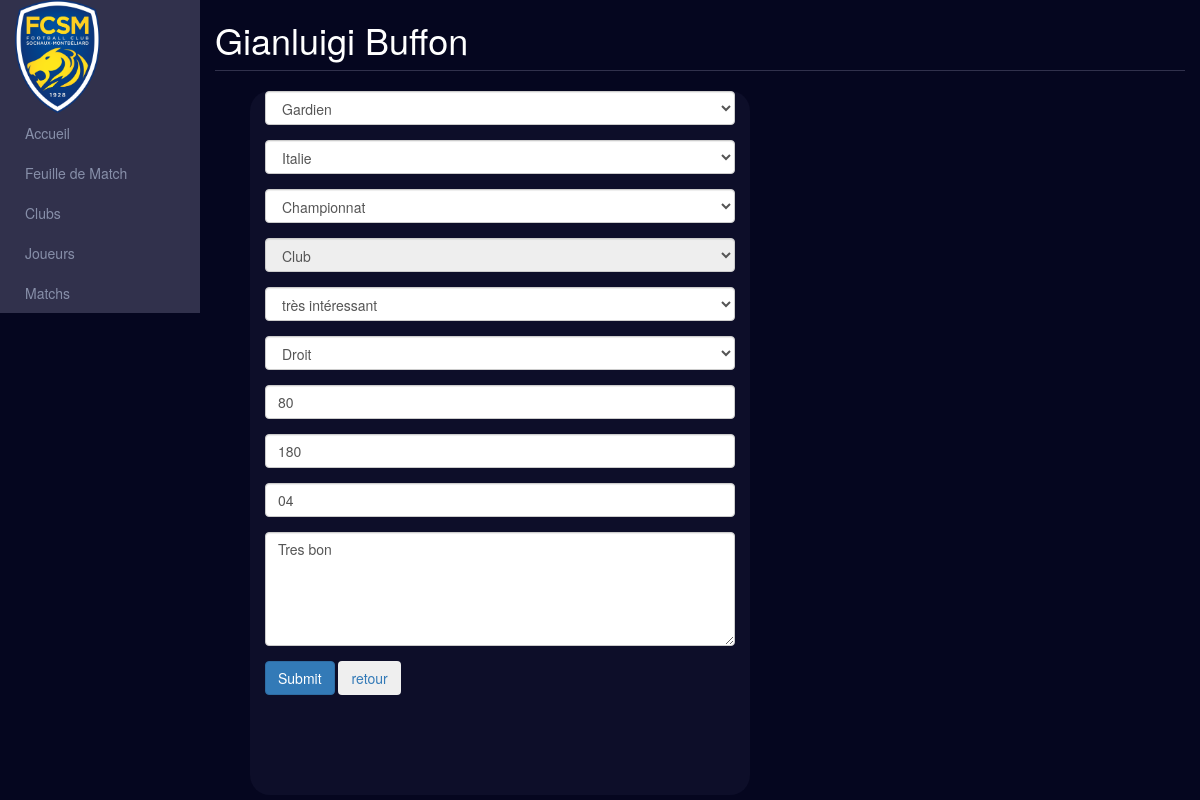
Page /ProjetV2/editInfoJoueur.php?IDJoueur=4 on the committed database.
### tables this page shows
CREATE TABLE `players` (
  `PlayerID` int(20) UNSIGNED NOT NULL AUTO_INCREMENT PRIMARY KEY,
  `PlayerFirstName` char(50) NOT NULL,
  `PlayerFamilyName` char(50) NOT NULL,
  `PlayerWeight` smallint(3) UNSIGNED DEFAULT NULL,
  `PlayerHeight` smallint(3) UNSIGNED DEFAULT NULL,
  `PlayerNumber` char(255) DEFAULT NULL,
  `PlayerFoot` char(10) DEFAULT NULL,
  `PlayerComment` char(255) DEFAULT NULL,
  `PlayerVideoFilePath` char(255) DEFAULT NULL,
  `PlayerNote` smallint(2) UNSIGNED DEFAULT NULL,
  `ClubID` smallint(3) UNSIGNED DEFAULT NULL,
  `PositionID1` smallint(2) UNSIGNED DEFAULT NULL,
  `PlayerImageFilePath` char(255) DEFAULT NULL,
  `NationID` smallint(3) UNSIGNED DEFAULT NULL,
  `PositionID2` smallint(2) UNSIGNED DEFAULT NULL,
  `PositionID3` smallint(2) UNSIGNED DEFAULT NULL,
  `PlayerNoteID` smallint(2) UNSIGNED DEFAULT NULL
);

CREATE TABLE `positions` (
  `PositionID` smallint(2) UNSIGNED NOT NULL AUTO_INCREMENT PRIMARY KEY,
  `PositionName` char(50) DEFAULT NULL
);

CREATE TABLE `nations` (
  `NationID` smallint(4) UNSIGNED NOT NULL AUTO_INCREMENT PRIMARY KEY,
  `NationName` char(50) DEFAULT NULL
);

CREATE TABLE `notes` (
  `NoteID` smallint(2) UNSIGNED NOT NULL AUTO_INCREMENT PRIMARY KEY,
  `NoteName` char(50) DEFAULT NULL
);

### ProjetV2/editInfoJoueur.php (the view, shortened to what this page needs)
<?php
include_once('../traitementPHP/connection.php');
$con = mysqli_connect('localhost','root','','fcsochaux');
$id = $_GET['IDJoueur'];
$req = "SELECT * FROM players WHERE PlayerID=$id";
$result = mysqli_query($con,$req);
?>
<!DOCTYPE html>
<html lang="fr">
<head>
    <link href="../css/bootstrap.min.css" type="text/css" rel="stylesheet" />
    <link href="../css/feuilleDeMatch.css" type="text/css" rel="stylesheet" />
    <link href="../css/rechercheJoueur.css" type="text/css" rel="stylesheet" />
    <link rel="stylesheet" type="text/css" href="css/navbarstyle.css">
</head>
<body>
<div class="container-fluid">
    <div class="row">
        <?php include 'navbar.php' ?>
        <div class="col-sm-10 feuilleDeMatch ">
            <?php
            while($row = mysqli_fetch_array($result)) {
            ?>
            <div class="barreTitre">
                <h1>  <?php echo $row['PlayerFirstName'];
                    echo " " . $row['PlayerFamilyName'] ?></h1>
            </div>
            <div class="starter-template">
                <div class="row">
                    <div class="colone col-sm-6">
                        <div class="liste1" style="margin-bottom: 100px">
                            <form method="post" action="updateInfoJoueur.php">
                                <div class="form-group">
                                    <?php
                                    $positions = $bd->query('SELECT * FROM positions'); ?>
                                    <SELECT title="Poste" id="poste" Name="Poste" class="form-control">
                                        <?php while ($position = $positions->fetch()) { ?>
                                            <OPTION class="formulaireRechercheJoueurSelectionne"
                                                    <?php if($position['PositionID'] == $row['PositionID1']) echo 'selected="selected"'?> value=<?php echo $position['PositionID']; ?>> <?php echo $position['PositionName']; ?> </OPTION>
                                        <?php } ?>
                                    </SELECT>
                                </div>
                                <div class="form-group">
                                    <?php
                                    $nations = $bd->query('SELECT * FROM nations'); ?>
                                    <SELECT title="pays" id="pays" Name="Pays" class="form-control">
                                        <?php while ($nation = $nations->fetch()) { ?>
                                            <OPTION class="formulaireRechercheJoueurSelectionne"
                                                    <?php if($nation['NationID'] == $row['NationID']) echo 'selected="selected"'?> value=<?php echo $nation['NationID']; ?>> <?php echo $nation['NationName']; ?> </OPTION>
                                        <?php } ?>
                                    </SELECT>
                                </div>
                                <div class="form-group">
                                    <SELECT title="championnat" id="championnat1" Name="Championnat"
                                            class="form-control" onchange='activListClub(1, this.value)'>
                                        <option value="">Championnat</option>
                                    </SELECT>
                                </div>
                                <div class="form-group">
                                    <SELECT title="club" id="club1" Name="Club" class="form-control" disabled>"
                                        <option value="" disabled selected>Club</option>
                                    </SELECT>
                                </div>
                                <div class="form-group">
                                    <?php
                                    $notes = $bd->query('SELECT * FROM notes'); ?>
                                    <SELECT title="note" id="note1" Name="Note" class="form-control">
                                        <?php while ($note = $notes->fetch()) {
                                            ?>
                                            <OPTION class="formulaireRechercheJoueurSelectionne" <?php if($note['NoteID'] == $row['PlayerNoteID']) echo 'selected="selected"'?> value=<?php echo $note['NoteID']; ?>> <?php echo $note['NoteName']; ?> </OPTION>
                                        <?php } ?>
                                    </SELECT>
                                </div>
                                <div class="form-group">
                                    <SELECT title="Pied" id="pied" Name="Pied" class="form-control">
                                        <option value="Droit" <?php if($row['PlayerFoot'] == "Droit") echo 'selected="selected"'?>>Droit</option>
                                    </SELECT>
                                </div>
                                <div class="form-group">
                                    <input type="text" class="form-control" placeholder="Poids: " Name="PoidJoueur" value="<?php echo $row['PlayerWeight']; ?>">
                                </div>
                                <div class="form-group">
                                    <input type="text" class="form-control" placeholder="Taille: " Name="TailleJoueur" value="<?php echo $row['PlayerHeight']; ?>">
                                </div>
                                <div class="form-group">
                                    <input type="text" class="form-control" placeholder="Numéro: " Name="NumberJoueur" value="<?php echo $row['PlayerNumber']; ?>">
                                </div>
                                <div class="form-group">
                                    <textarea placeholder="Commentaire: " class="form-control" rows="5" id="comment"  Name="CommentaireJoueur" ><?php echo $row['PlayerComment']; ?></textarea>
                                </div>
                                <input type="submit" id="uname" name="name" class="btn btn-primary">
                                <?php echo '<a href="pageJoueur.php?IDJoueur=' . $id. '"> <input href="pageJoueur.php?IDJoueur=' . $id. '" type="button" class="btn btn-dark" value="retour"></a>'; ?>
                                <?php } ?>
                            </form>
                        </div>
    </div>
</div>
</body>
</html>

### css/feuilleDeMatch.css (style rules this page uses)
html , body { margin: 0; height: 100%; background-color: #05061F; }
.barreTitre { border-bottom-style: solid; border-bottom-color: #31314C; border-bottom-width: 1px; }
h1, h2 { color: white; }
.feuilleDeMatch { height: 100%; }
.colone { background-color: #0D0E29; margin-top: 20px; margin-left: 50px; border-radius: 20px; }

### ProjetV2/css/navbarstyle.css (style rules this page uses)
html { height: 100%; }
body { height: 100%; background-color: #05061F; color: white; }

### rows in the picture
players: PlayerFirstName "Gianluigi", PlayerFamilyName "Buffon", Poste "Gardien", Pays "Italie", Note "très intéressant", Pied "Droit", PoidJoueur "80", TailleJoueur "180", NumberJoueur "04", CommentaireJoueur "Tres bon"
